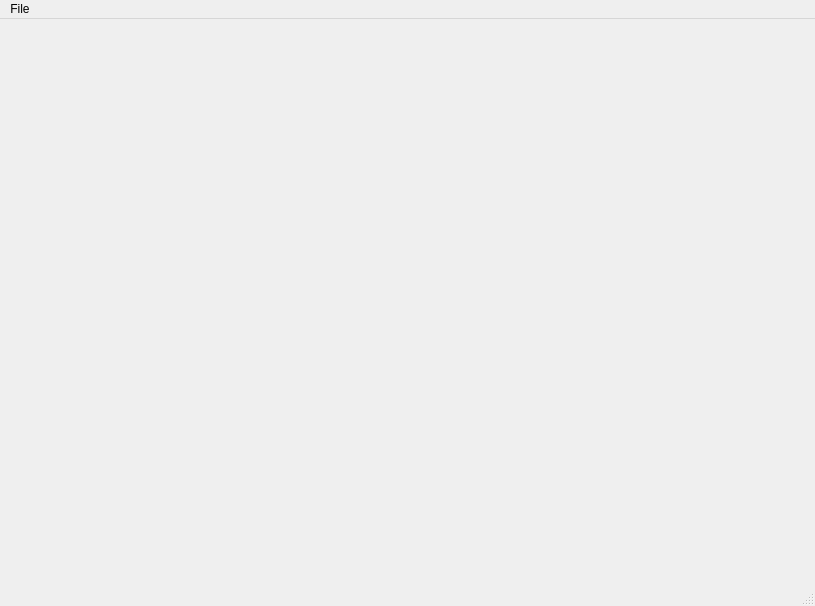
<?xml version="1.0" encoding="UTF-8"?>
<ui version="4.0">
 <class>KTEModelView</class>
 <widget class="QMainWindow" name="KTEModelView">
  <property name="geometry">
   <rect>
    <x>0</x>
    <y>0</y>
    <width>815</width>
    <height>606</height>
   </rect>
  </property>
  <property name="windowTitle">
   <string>KTE Model Visualizer and Editor</string>
  </property>
  <widget class="QWidget" name="centralwidget"/>
  <widget class="QMenuBar" name="menubar">
   <property name="geometry">
    <rect>
     <x>0</x>
     <y>0</y>
     <width>815</width>
     <height>21</height>
    </rect>
   </property>
   <widget class="QMenu" name="menuFile">
    <property name="title">
     <string>File</string>
    </property>
    <addaction name="actionLoad"/>
    <addaction name="actionSave"/>
    <addaction name="actionSave_as"/>
    <addaction name="actionClose_all"/>
    <addaction name="separator"/>
    <addaction name="actionQuit"/>
   </widget>
   <addaction name="menuFile"/>
  </widget>
  <widget class="QStatusBar" name="statusbar"/>
  <action name="actionQuit">
   <property name="text">
    <string>Quit</string>
   </property>
   <property name="shortcut">
    <string>Ctrl+Q</string>
   </property>
  </action>
  <action name="actionLoad">
   <property name="text">
    <string>Load...</string>
   </property>
   <property name="shortcut">
    <string>Ctrl+L</string>
   </property>
  </action>
  <action name="actionSave">
   <property name="text">
    <string>Save</string>
   </property>
   <property name="shortcut">
    <string>Ctrl+S</string>
   </property>
  </action>
  <action name="actionSave_as">
   <property name="text">
    <string>Save as...</string>
   </property>
   <property name="shortcut">
    <string>Ctrl+Shift+S</string>
   </property>
  </action>
  <action name="actionClose_all">
   <property name="text">
    <string>Close all</string>
   </property>
   <property name="shortcut">
    <string>Ctrl+W</string>
   </property>
  </action>
 </widget>
 <resources/>
 <connections>
  <connection>
   <sender>actionQuit</sender>
   <signal>triggered()</signal>
   <receiver>KTEModelView</receiver>
   <slot>close()</slot>
   <hints>
    <hint type="sourcelabel">
     <x>-1</x>
     <y>-1</y>
    </hint>
    <hint type="destinationlabel">
     <x>407</x>
     <y>302</y>
    </hint>
   </hints>
  </connection>
 </connections>
</ui>
